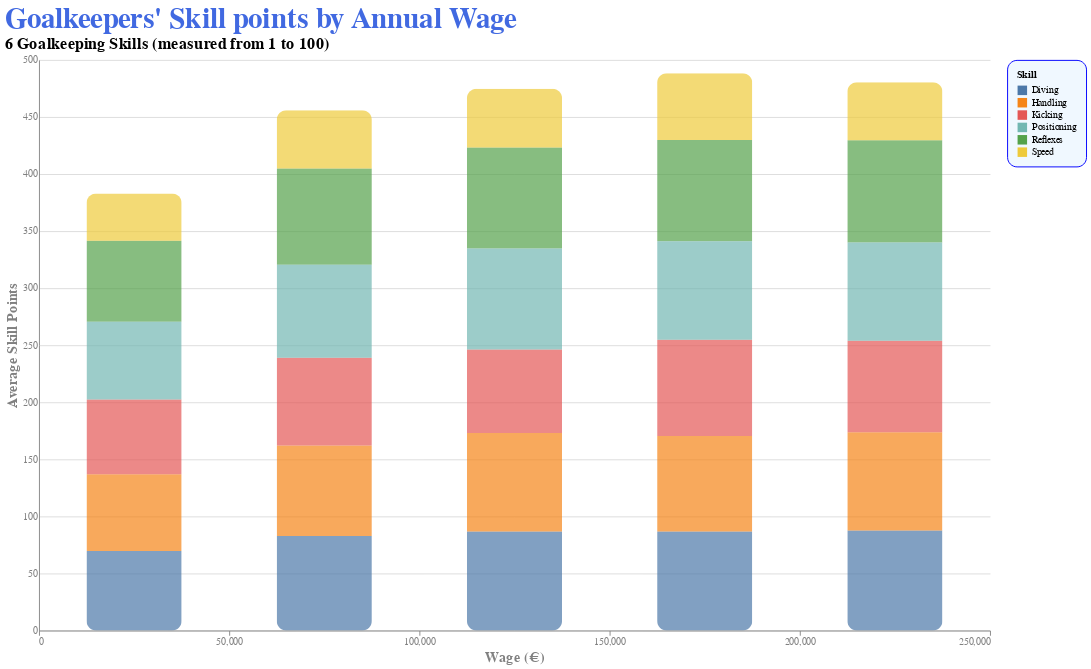

Here is the notebook cell this chart was saved with:
### Code cell
chart = alt.Chart(
            gk_df,
            title="Player Salary VS Potential"
        ).mark_bar(
            tooltip = True,
            size = 100,
            fillOpacity= 0.7,
            cornerRadius = 10
        ).encode(
            x=alt.X('Wage_Euros',
                    title = "Wage (€)",
                    bin = alt.Bin(maxbins=5),
                    axis = alt.Axis(titleColor = 'gray',
                                    labelColor = 'gray',
                                    titleFontSize = 15)),
            y=alt.Y('average(Points):Q',
                    title = "Average Skill Points",
                    axis = alt.Axis(titleColor = 'gray',
                                    labelColor = 'gray',
                                    ticks = False,
                                    titleFontSize = 15)),
            color = 'Skill:N',
            order=alt.Order('Skill:N',
                            sort='ascending'
                            ),
            detail = alt.Detail('count()', title = 'Player Count'),
            text = 'Potential'
        ).transform_fold(
            as_=['Skill', 'Points'],
            fold=['Diving', 'Handling', 'Kicking', 'Reflexes', 'Speed', 'Positioning']
        ).configure_view(
            stroke=None
        ).properties(
            title={
              "anchor": "start",
              "text": "Goalkeepers' Skill points by Annual Wage",
              "subtitle": "6 Goalkeeping Skills (measured from 1 to 100)",
              "color": "royalblue",
              "font": "Sans-Serif",
              "fontSize": 30,
              "subtitleColor": "black",
              "subtitleFont" : "Sans-Serif",
              "subtitleFontWeight" : "bold",
              "subtitleFontSize": 17,
            },
            width = 1000,
            height = 600
        ).configure_legend(
            strokeColor='blue',
            fillColor='aliceblue',
            padding=10,
            cornerRadius=10,
        )

chart

### Figure 1 — Vega-Lite specification as saved in the notebook (floating-point values rounded to 4 significant figures; data arrays with more than 128 entries replaced by an {"elided": "..."} marker saying what was removed)
{"config": {"view": {"continuousWidth": 400, "continuousHeight": 300, "stroke": null}, "legend": {"cornerRadius": 10, "fillColor": "aliceblue", "padding": 10, "strokeColor": "blue"}}, "data": {"name": "data-3600d4f1b7ec7938c971e85b9d82da8c"}, "mark": {"type": "bar", "cornerRadius": 10, "fillOpacity": 0.7, "size": 100, "tooltip": true}, "encoding": {"color": {"field": "Skill", "type": "nominal"}, "detail": {"aggregate": "count", "title": "Player Count", "type": "quantitative"}, "order": {"field": "Skill", "sort": "ascending", "type": "nominal"}, "text": {"field": "Potential", "type": "quantitative"}, "x": {"axis": {"labelColor": "gray", "titleColor": "gray", "titleFontSize": 15}, "bin": {"maxbins": 5}, "field": "Wage_Euros", "title": "Wage (€)", "type": "quantitative"}, "y": {"aggregate": "average", "axis": {"labelColor": "gray", "ticks": false, "titleColor": "gray", "titleFontSize": 15}, "field": "Points", "title": "Average Skill Points", "type": "quantitative"}}, "height": 600, "title": {"anchor": "start", "text": "Goalkeepers' Skill points by Annual Wage", "subtitle": "6 Goalkeeping Skills (measured from 1 to 100)", "color": "royalblue", "font": "Sans-Serif", "fontSize": 30, "subtitleColor": "black", "subtitleFont": "Sans-Serif", "subtitleFontWeight": "bold", "subtitleFontSize": 17}, "transform": [{"fold": ["Diving", "Handling", "Kicking", "Reflexes", "Speed", "Positioning"], "as": ["Skill", "Points"]}], "width": 1000, "$schema": "https://vega.github.io/schema/vega-lite/v4.17.0.json", "datasets": {"data-3600d4f1b7ec7938c971e85b9d82da8c": {"elided": "662 records"}}}
